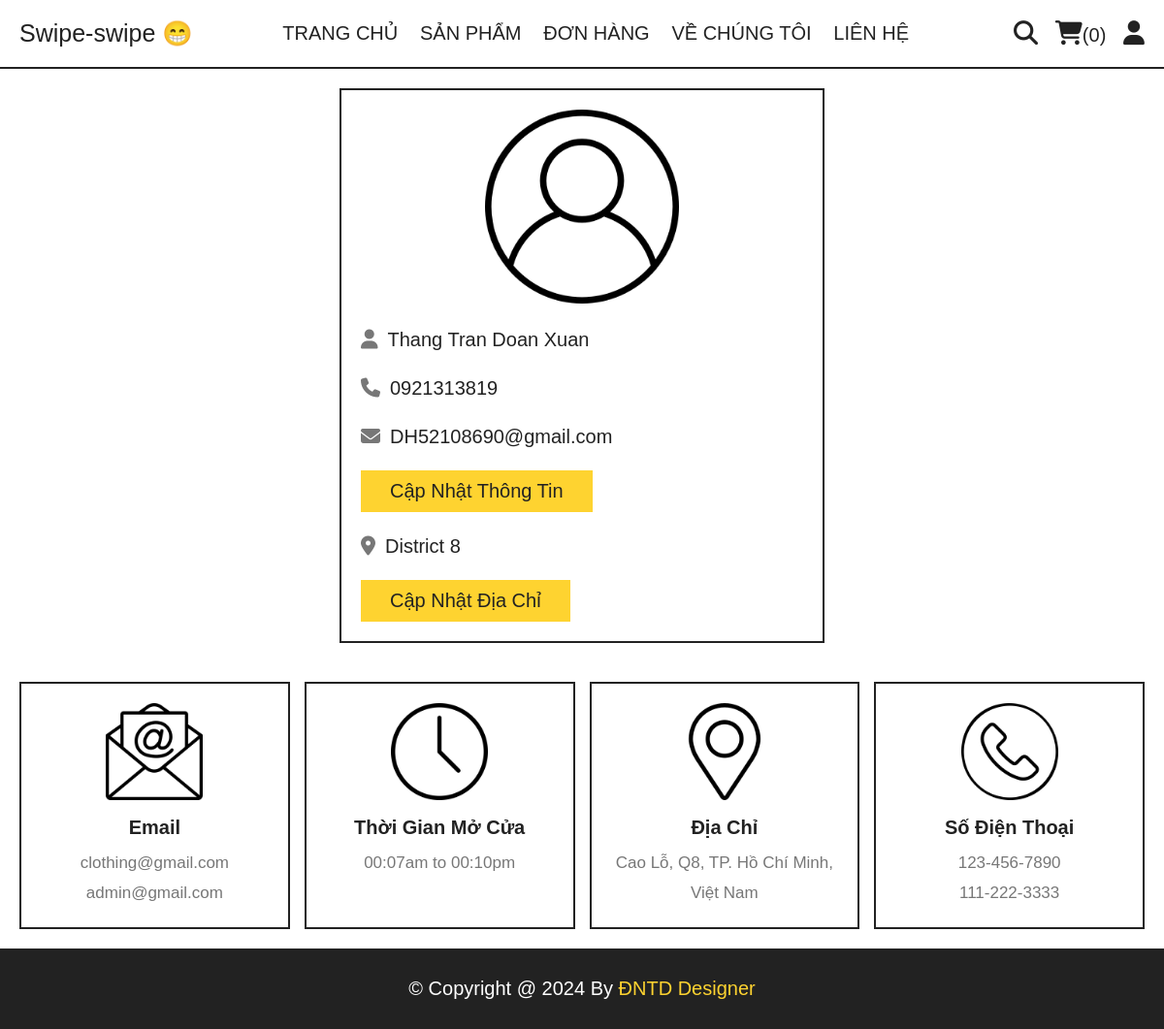
The app's page /profile.php (signed in) with its own data.
### tables this page shows
CREATE TABLE `users` (
  `id` int(11) NOT NULL AUTO_INCREMENT,
  `name` varchar(20) NOT NULL,
  `email` varchar(50) NOT NULL,
  `number` varchar(10) NOT NULL,
  `password` varchar(50) NOT NULL,
  `address` varchar(500) NOT NULL,
  PRIMARY KEY (`id`)
);

### profile.php (the view, shortened to what this page needs)
<?php
include 'components/connect.php';
?>
<!DOCTYPE html>
<html lang="en">
<head>
   <link rel="stylesheet" href="https://cdnjs.cloudflare.com/ajax/libs/font-awesome/6.1.1/css/all.min.css">
   <link rel="stylesheet" href="css/style.css">
</head>
<body>
   <?php include 'components/user_header.php'; ?>
   <section class="user-details">
      <div class="user">
         <img src="images/user-icon.png" alt="">
         <p><i class="fas fa-user"></i><span><span><?= $fetch_profile['name']; ?></span></span></p>
         <p><i class="fas fa-phone"></i><span><?= $fetch_profile['number']; ?></span></p>
         <p><i class="fas fa-envelope"></i><span><?= $fetch_profile['email']; ?></span></p>
         <a href="update_profile.php" class="btn">Cập nhật thông tin</a>
         <p class="address"><i class="fas fa-map-marker-alt"></i><span><?php if ($fetch_profile['address'] == '') {
                                                                           echo 'Vui lòng nhập địa chỉ của bạn!';
                                                                        } else {
                                                                           echo $fetch_profile['address'];
                                                                        } ?></span></p>
         <a href="update_address.php" class="btn">Cập nhật địa chỉ</a>
      </div>
   </section>
   <?php include 'components/footer.php'; ?>
</body>
</html>

### css/style.css (style rules this page uses)
:root { --yellow: #fed330; --red: #e74c3c; --white: #fff; --black: #222; --light-color: #777; --border: 0.2rem solid var(--black); }
* { font-family: "Rubik", sans-serif; margin: 0; padding: 0; box-sizing: border-box; outline: none; border: none; text-decoration: none; }
html { font-size: 62.5%; overflow-x: hidden; scroll-behavior: smooth; stop-opacity: 7rem; }
section { margin: 0 auto; max-width: 1200px; padding: 2rem; }
.btn, .delete-btn { margin-top: 1rem; display: inline-block; font-size: 2rem; padding: 1rem 3rem; cursor: pointer; text-transform: capitalize; transition: 0.2s linear; }
.btn { background-color: var(--yellow); color: var(--black); }
.user-details .user { max-width: 50rem; margin: 0 auto; border: var(--border); padding: 2rem; }
.user-details .user img { width: 100%; height: 20rem; object-fit: contain; margin-bottom: 1rem; }
.user-details .user p { padding: 1rem 0; line-height: 1.5; font-size: 2rem; }
.user-details .user p span { color: var(--black); }
.user-details .user p i { margin-right: 1rem; color: var(--light-color); }
.user-details .user .address { margin-top: 1rem; }

### records on screen
users: name "Thang Tran Doan Xuan", number "0921313819", email "DH52108690@gmail.com", address "District 8"

### other values on screen
$total_cart_items "0"
